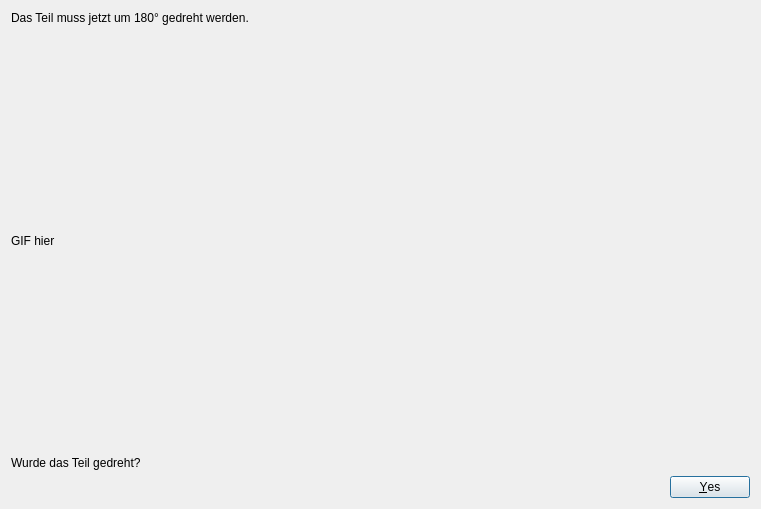
<?xml version="1.0" encoding="UTF-8"?>
<ui version="4.0">
 <class>Dialog</class>
 <widget class="QDialog" name="Dialog">
  <property name="geometry">
   <rect>
    <x>0</x>
    <y>0</y>
    <width>761</width>
    <height>509</height>
   </rect>
  </property>
  <property name="windowTitle">
   <string>Teil Drehen</string>
  </property>
  <layout class="QVBoxLayout" name="verticalLayout">
   <item>
    <widget class="QLabel" name="label_1">
     <property name="text">
      <string>Das Teil muss jetzt um 180° gedreht werden.</string>
     </property>
    </widget>
   </item>
   <item>
    <widget class="QLabel" name="label_movie">
     <property name="sizePolicy">
      <sizepolicy hsizetype="Preferred" vsizetype="Expanding">
       <horstretch>0</horstretch>
       <verstretch>0</verstretch>
      </sizepolicy>
     </property>
     <property name="text">
      <string>GIF hier</string>
     </property>
    </widget>
   </item>
   <item>
    <widget class="QLabel" name="label_2">
     <property name="text">
      <string>Wurde das Teil gedreht?</string>
     </property>
    </widget>
   </item>
   <item>
    <widget class="QDialogButtonBox" name="buttonBox">
     <property name="orientation">
      <enum>Qt::Orientation::Horizontal</enum>
     </property>
     <property name="standardButtons">
      <set>QDialogButtonBox::StandardButton::Yes</set>
     </property>
     <property name="centerButtons">
      <bool>false</bool>
     </property>
    </widget>
   </item>
  </layout>
 </widget>
 <resources/>
 <connections>
  <connection>
   <sender>buttonBox</sender>
   <signal>accepted()</signal>
   <receiver>Dialog</receiver>
   <slot>accept()</slot>
   <hints>
    <hint type="sourcelabel">
     <x>248</x>
     <y>254</y>
    </hint>
    <hint type="destinationlabel">
     <x>157</x>
     <y>274</y>
    </hint>
   </hints>
  </connection>
  <connection>
   <sender>buttonBox</sender>
   <signal>rejected()</signal>
   <receiver>Dialog</receiver>
   <slot>reject()</slot>
   <hints>
    <hint type="sourcelabel">
     <x>316</x>
     <y>260</y>
    </hint>
    <hint type="destinationlabel">
     <x>286</x>
     <y>274</y>
    </hint>
   </hints>
  </connection>
 </connections>
</ui>
